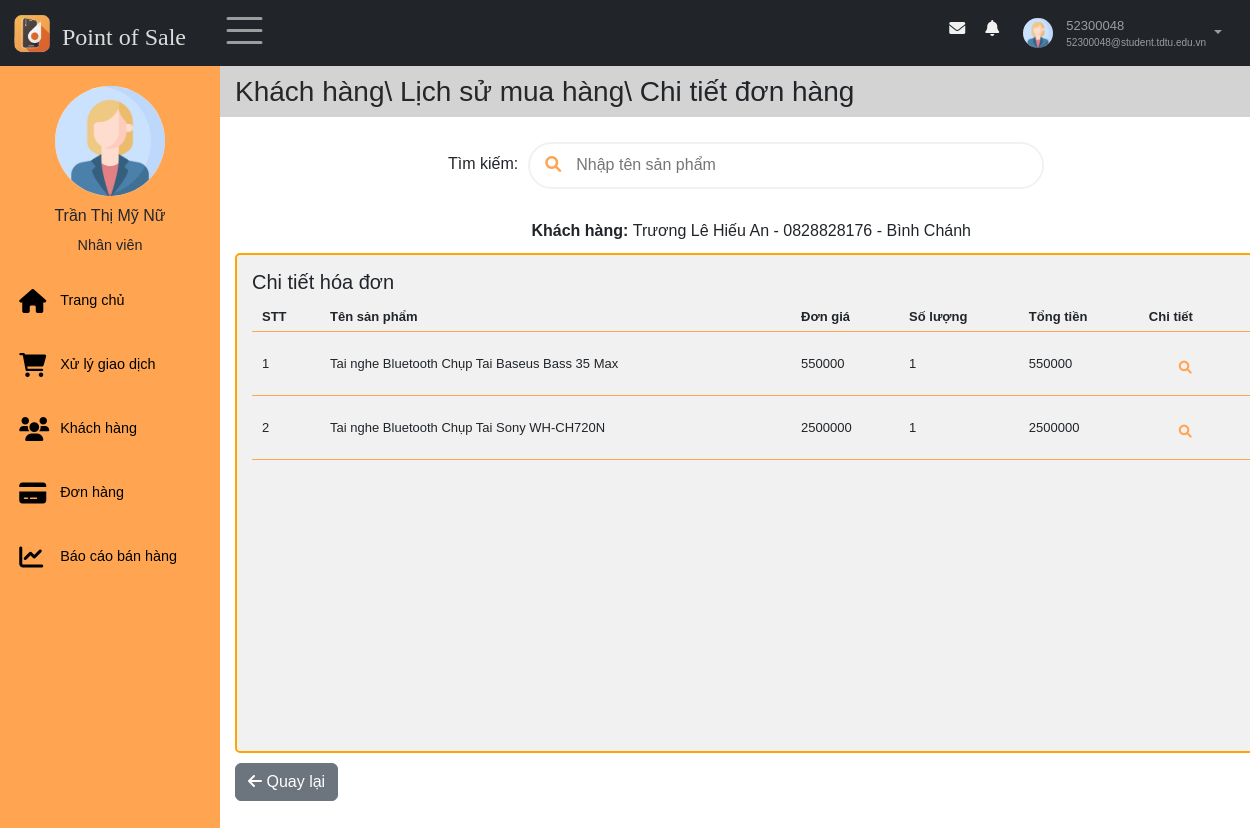
Page /TrangNhanVien/index.php?sidebar=khachhang&idlskh=1&idctdh=2 (signed in) on the committed database.
### tables this page shows
CREATE TABLE `nhanvien` (
  `id` int(11) NOT NULL,
  `hoten` varchar(50) NOT NULL,
  `email` varchar(100) NOT NULL,
  `gioitinh` enum('Nữ','Nam') DEFAULT NULL,
  `sdt` varchar(11) DEFAULT NULL,
  `ngaysinh` date DEFAULT NULL,
  `diachi` varchar(100) DEFAULT NULL,
  `img` varchar(50) DEFAULT NULL
);

CREATE TABLE `khachhang` (
  `id` int(11) NOT NULL,
  `hoten` varchar(50) NOT NULL,
  `diachi` text NOT NULL,
  `sdt` varchar(11) NOT NULL,
  `ngaytao` timestamp NOT NULL DEFAULT current_timestamp()
);

CREATE TABLE `chitietdonhang` (
  `id_donhang` int(11) NOT NULL,
  `id_sanpham` varchar(50) NOT NULL,
  `soluong` int(11) NOT NULL,
  `tongtien` decimal(10,0) NOT NULL,
  `giaban` decimal(10,0) NOT NULL
);

CREATE TABLE `sanpham` (
  `mavach` varchar(50) NOT NULL,
  `tensp` varchar(100) NOT NULL,
  `giagoc` decimal(10,0) NOT NULL,
  `giabanle` decimal(10,0) NOT NULL,
  `img` varchar(50) DEFAULT NULL,
  `id_danhmuc` int(11) NOT NULL,
  `ngaytao` timestamp NOT NULL DEFAULT current_timestamp()
);

### TrangNhanVien/modules/quanlyhoso/getProfileNV.php (called while the page is built, shortened)
<?php
    $conn = connectDB();
    if(empty($_SESSION["id"])) {
        header("Location: ../index.php");
        exit();
    }else{
        $sql = "SELECT * FROM nhanvien WHERE id =" . $_SESSION["id"];
    }
    $result = $conn->query($sql);
    if ($result->num_rows > 0) {
        $row = $result->fetch_assoc();
        $profile_name =  $row["hoten"]??"";
        $profile_img = $row["img"]??"";
    }
?>

### TrangNhanVien/pages/main/content/bangCTDH.php (the view, shortened to what this page needs)
<div class="card-customer">
    <h5>Chi tiết hóa đơn</h5>
    <table class="cart-table">
        <tr>
            <th>STT</th>
            <th>Tên sản phẩm</th>
            <th>Đơn giá</th>
            <th>Số lượng</th>
            <th>Tổng tiền</th>
            <th>Chi tiết</th>
        </tr>
        <tbody id = "ctdh">
        <?php
            $id = $_GET['idctdh'];
            $conn = connectDB();
            $sql = "SELECT * FROM sanpham,chitietdonhang WHERE mavach = id_sanpham and id_donhang =" .$id;
            $result = $conn->query($sql);
            if ($result->num_rows > 0) {
                $stt = 1;
                while($row = $result->fetch_assoc()) {
                    echo "<tr>";
                    echo "<td>" . $stt++. "</td>";
                    echo "<td>" . $row["tensp"]. "</td>";
                    echo "<td>" . $row["giaban"]. "</td>";
                    echo "<td>" . $row["soluong"]. "</td>";
                    echo "<td>" . $row["tongtien"]. "</td>";
                    echo "<td>
                            <button class='btn-search' onclick='searchFunction()'>
                                <i class='fa fa-search btn-search'> </i>
                            </button>
                        </td>";
                    echo "</tr>";
                }
            }
        ?>
        </tbody>
    </table>
</div>

### TrangNhanVien/pages/nav.php (shortened to what this page needs)
<nav class="navbar navbar-expand-sm bg-dark navbar-dark fixed-top" id="nav">
    <div class="container-fluid">
        <div class="leftnav justify-content-start">
            <a class="logo navbar-brand" href="index.php" data-bs-toggle="tooltip"  title="Về trang chủ">
                <img src="../images/logo.ico" alt="Logo" style="width:40px;" >
                <h4>Point of Sale</h4>
            </a>
            <div class="openclose"><span class="navbar-toggler-icon" style="font-size:30px;cursor:pointer" onclick="open_closeNav() " class = "las la-bars"></span>  </div>
        </div>
        <div class="rightnav justify-content-end">
            <ul  class=" navbar-nav" >
                <li class="nav-item">
                    <a  href="#">
                    <span class = "fa fa-fw fa-envelope"></span>
                    </a></li>
                <li class="nav-item">
                    <a  href="#">
                    <span class = "fa fa-bell"></span>
                    </a></li>
                <li class="nav-item dropdown">
                        <a id="nav-user" class="nav-link dropdown-toggle" href="#" role="button" data-bs-toggle="dropdown">
                            <?php
                            if (empty($profile_img) || $profile_img == "") {
                                $avtPath = "../images/user.jpg";
                            } else {
                                $avtPath = "modules/quanlyhoso/imagesNV/" . $profile_img;
                            }
                            ?>
                            <img id="nav-avatar" src = "<?=$avtPath?>" height = "30px"  width = "30px" alt = "Avatar">
                            <div class="infor">
                                <p id ="user"><?= $_SESSION["username"]?></p>
                                <p id="email"><?= $_SESSION["email"]?></p>
                            </div>
                        </a>
                </li>
            </ul>
        </div>
    </div>
</nav>

### TrangNhanVien/pages/main/sidebar.php (shortened to what this page needs)
<div class="sidebar"  id="mySidebar" >
    <div class="sidebar-user">
        <img src="<?=$avtPath?>" height = "70px"  width = "70px" alt = "">
            <div>
                <h3><?=$profile_name?></h3>
                <span><?=$_SESSION['role']?></span>
        </div>
    </div>
    <div class="sidebar-menu">
        <ul >
            <li class="item">
                <a class="link" href="index.php">
                    <span class = "fa fa-home"></span>
                    <p class="item-sidebar">Trang chủ</p>
                </a>
            </li>
            <li class="item">
                <a class="link" href="index.php?sidebar=giaodich">
                    <span class = "fa fa-shopping-cart"></span>
                    <p class="item-sidebar">Xử lý giao dịch </p>
                </a>
            </li>
            <li class="item">
                <a class="link" href="index.php?sidebar=khachhang" >
                    <span class = "fa fa-users"></span>
                    <p class="item-sidebar">Khách hàng</p>
                </a>
            </li>
            <li class="item">
                <a class="link" href="index.php?sidebar=donhang">
                    <span class = "fa fa-credit-card"></span>
                    <p class="item-sidebar">Đơn hàng  </p>
                </a>
            </li>
            <li class="item">
                <a class="link" href="index.php?sidebar=baocao">
                    <span class = "fa fa-line-chart"></span>
                    <p class="item-sidebar">Báo cáo bán hàng  </p>
                </a>
            </li>
        </ul>
    </div>
</div>

### TrangNhanVien/modules/khachhang/hienthikh.php (shortened to what this page needs)
<?php
    $id = $_GET['idlskh'];
    $conn = connectDB();
    $sql = "SELECT * FROM khachhang WHERE id =" .$id;
    $result = $conn->query($sql);
    if ($result->num_rows > 0) {
        $row = $result->fetch_assoc();
        echo "<b>Khách hàng: </b>" . $row["hoten"]. " - ".$row["sdt"]. " - ".$row["diachi"];
    }
?>

### TrangNhanVien/style.css (style rules this page uses)
* { font-family: 'Poppins', sans-serif; box-sizing: border-box; text-decoration: none; list-style-type: none; padding: 0; margin: 0; }
.sidebar-user { margin-top: 1rem; text-align: center; }
.sidebar-user img { width: 110px; height: 110px; border-radius: 50%; margin-bottom: 10px; }
.sidebar-user h3 { font-size: 1rem; }
.sidebar-user span { font-size: .9rem; margin-top: .9rem; margin-bottom: .9rem; }
#nav { position: fixed; }
.nav-item { margin: 5px 8px; }
.logo { display: flex; margin: 0; padding: 0; }
.logo h4 { color: #ffffffd6; margin: 10px 10px 0 10px; font-family:Cambria, Cochin, Georgia, Times, 'Times New Roman', serif; }
.leftnav { display: flex; }
.sidebar { display: flex; flex-direction: column; width: 220px; height: 100%; padding: 15px 0 0 0; background: #ffa551; position: fixed; z-index: 1; overflow-x: hidden; transition: 0.5s; }
.openclose { margin: 0 10px; }
.sidebar ul { margin-bottom: 2rem; padding: 0; }
.sidebar li { margin-left: .2rem; }
.sidebar-menu { flex-grow: 1; }
.link { font-size: .9rem; display: flex; align-items: center; margin-top: 1.5rem; transition: 0.3s; color: black; padding: 8px 16px; text-decoration: none; }
.item-sidebar { margin: 0; margin-right: 5px; }
.item .link span { width: 25px; }
.sidebar li a span, .sidebar a span { font-size: 1.5rem; display: inline-block; margin-right: 1rem; }
#nav-user { display: flex; padding: 0; }
.infor { margin-left: 10px; display: flex; flex-direction: column; justify-content: center; flex-grow: 1; font-size: x-small; }
.infor p { margin: 0; }
#user { font-size: small; }
#nav-avatar { width: 30px; height: 30px; border-radius: 50%; margin: 3px; }
#nav-user::after { margin: 15px 8px; }
.rightnav>ul>li>a>span { color: #f1f1f1; padding: 5px; }
.cart-table th, .cart-table tbody td { padding: 5px 10px; font-size: small; border-bottom: 1px solid #ffa551; }
table { width: 100%; }
.card-cart, .card-customer { border-radius: 5px; border: 2px solid orange; padding: 15px; background-color: #f1f1f1; margin: 5px 0; }
.card-customer { height: 500px; overflow: auto; }
.btn-search { background: none; border: none; padding: 12px 5px 8px 15px; transition: 0.2s; color: #ffa551; }

### rows in the picture
nhanvien: img (placeholder picture), hoten "Trần Thị Mỹ Nữ"
khachhang: hoten "Trương Lê Hiếu An", sdt "0828828176", diachi "Bình Chánh"
chitietdonhang: id_sanpham.tensp "Tai nghe Bluetooth Chụp Tai Baseus Bass 35 Max", giaban "550000", soluong "1", tongtien "550000"
chitietdonhang: id_sanpham.tensp "Tai nghe Bluetooth Chụp Tai Sony WH-CH720N", giaban "2500000", soluong "1", tongtien "2500000"

### other values in the picture
$_SESSION["username"] "52300048"
$_SESSION["email"] "52300048@student.tdtu.edu.vn"
$_SESSION['role'] "Nhân viên"
